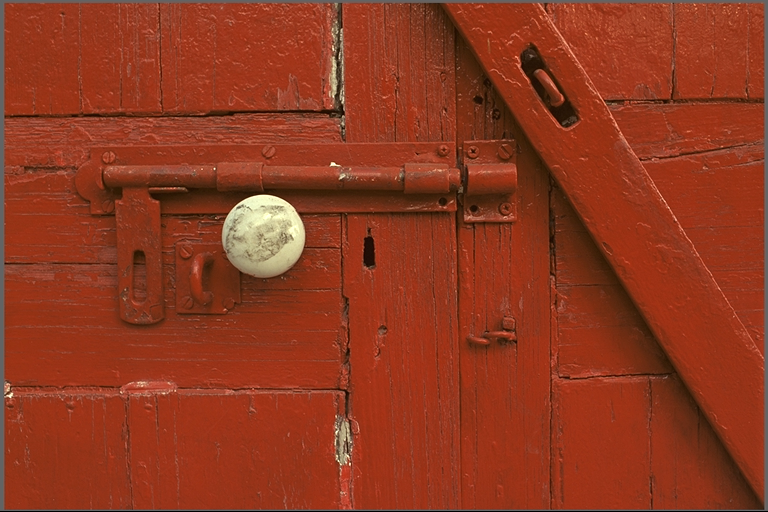
#> input picture kodak-dataset/kodim02.png, 768 x 512 px, found by its file name
$ python split_channels_dwt.py
#> lines starting #> are read from the running program, lines starting #| are printed output that depends on the picture; long printed decimals are rounded
# pip install pywavelets pillow
import numpy as np
import pywt
from PIL import Image

# ---------------------------
# CONFIG: hard-code number of levels
IMAGEID = "kodim02"
LEVELS = 1        # change this to 1,2,3...
WAVELET = "db4"   # change to 'db1','db4','sym4', etc.
# ---------------------------

def ycbcr_to_rgb_channel(y_val, cb_val, cr_val):
    """Convert YCbCr single channel visualization to RGB for color display"""
    # Determine dimensions from the array parameter
    if isinstance(y_val, np.ndarray):
        height, width = y_val.shape
    elif isinstance(cb_val, np.ndarray):
        height, width = cb_val.shape
    elif isinstance(cr_val, np.ndarray):
        height, width = cr_val.shape
    else:
        height, width = 256, 256

    if isinstance(y_val, (int, float)):
        Y = np.full((height, width), y_val, dtype=np.uint8)
    else:
        Y = y_val.astype(np.uint8)

    if isinstance(cb_val, (int, float)):
        Cb = np.full((height, width), cb_val, dtype=np.uint8)
    else:
        Cb = cb_val.astype(np.uint8)

    if isinstance(cr_val, (int, float)):
        Cr = np.full((height, width), cr_val, dtype=np.uint8)
    else:
        Cr = cr_val.astype(np.uint8)

    # Merge and convert to RGB
    ycbcr_img = Image.merge("YCbCr", [Image.fromarray(Y), Image.fromarray(Cb), Image.fromarray(Cr)])
    rgb_img = ycbcr_img.convert("RGB")
    return rgb_img

def save_dwt_channel(channel_data, channel_name, imageid, levels, wavelet):
    """Process and save DWT for a single channel"""
    # Multi-level 2D DWT
    coeffs = pywt.wavedec2(channel_data, wavelet=wavelet, level=levels)

    # Print coefficient information
    print(f"\n{channel_name} Channel DWT Coefficients:")
    print(f"  LL (approx):")
    print(f"    Shape: {coeffs[0].shape}")
    print(f"    Min: {coeffs[0].min():.4f}, Max: {coeffs[0].max():.4f}, Mean: {coeffs[0].mean():.4f}, Std: {coeffs[0].std():.4f}")
    print(f"    Sample values (top-left 3x3):\n{coeffs[0][:3, :3]}")

    for level_idx in range(1, len(coeffs)):
        cH, cV, cD = coeffs[level_idx]
        print(f"  Level {level_idx}:")
        print(f"    cH: shape={cH.shape}, min={cH.min():.4f}, max={cH.max():.4f}, mean={cH.mean():.4f}, std={cH.std():.4f}")
        print(f"        Sample (top-left 3x3):\n{cH[:3, :3]}")
        print(f"    cV: shape={cV.shape}, min={cV.min():.4f}, max={cV.max():.4f}, mean={cV.mean():.4f}, std={cV.std():.4f}")
        print(f"        Sample (top-left 3x3):\n{cV[:3, :3]}")
        print(f"    cD: shape={cD.shape}, min={cD.min():.4f}, max={cD.max():.4f}, mean={cD.mean():.4f}, std={cD.std():.4f}")
        print(f"        Sample (top-left 3x3):\n{cD[:3, :3]}")

    # Convert coefficients to a single array
    arr, slices = pywt.coeffs_to_array(coeffs)

    # Normalize for saving as image
    arr_norm = (arr - arr.min()) / (arr.max() - arr.min()) * 255.0
    arr_norm = arr_norm.astype(np.uint8)

    # Save the DWT result
    output_file = f"{imageid}_dwt_{channel_name}_levels{levels}_{wavelet}.png"

    if channel_name == "Y":
        # Y channel: save as grayscale
        out_img = Image.fromarray(arr_norm)
    elif channel_name == "U":
        # U channel: visualize with constant Y=128, varying Cb, constant Cr=128
        out_img = ycbcr_to_rgb_channel(128, arr_norm, 128)
    elif channel_name == "V":
        # V channel: visualize with constant Y=128, constant Cb=128, varying Cr
        out_img = ycbcr_to_rgb_channel(128, 128, arr_norm)

    out_img.save(output_file)
    print(f"Saved {channel_name} channel DWT to {output_file}")

    return arr_norm

# Load image and convert to YCbCr
img_rgb = Image.open(f"kodak-dataset/{IMAGEID}.png")
#> img_rgb is the input picture: PIL image 768x512 RGB; mean R, G, B 142.9, 56.4, 31.2
img_ycbcr = img_rgb.convert("YCbCr")
#> img_ycbcr: PIL image 768x512 YCbCr; mean of channels 0, 1, 2 78.8, 100.3, 172.8
y_channel, u_channel, v_channel = img_ycbcr.split()
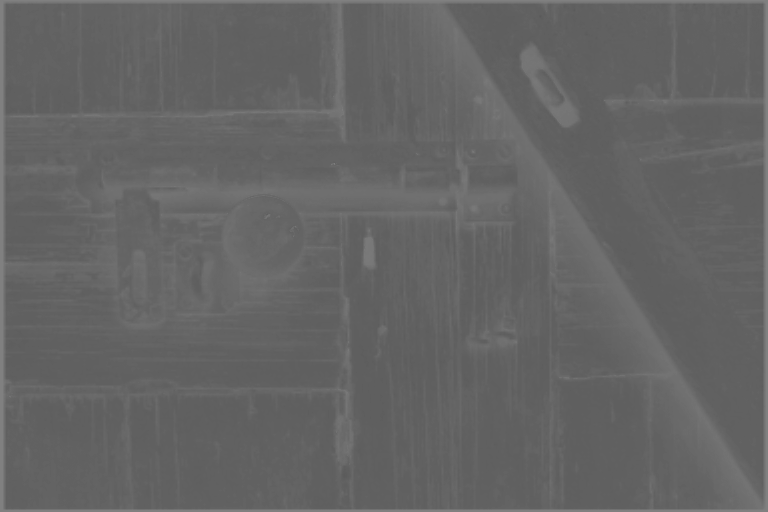
#> u_channel: PIL image 768x512 L; min 89, max 128, mean 100.3
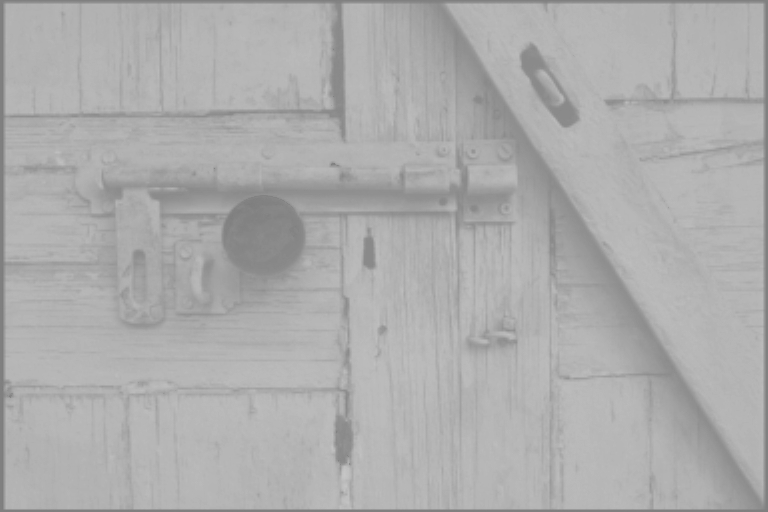
#> v_channel: PIL image 768x512 L; min 126, max 198, mean 172.8

# Save original channels
y_channel.save(f"{IMAGEID}_original_Y.png")
# Save U and V with color visualization
u_colored = ycbcr_to_rgb_channel(128, np.asarray(u_channel), 128)
v_colored = ycbcr_to_rgb_channel(128, 128, np.asarray(v_channel))
#> call 2 of ycbcr_to_rgb_channel, with y_val = 128, cb_val = 128
#> in ycbcr_to_rgb_channel (call 2), `rgb_img = ycbcr_img.convert("RGB")`:
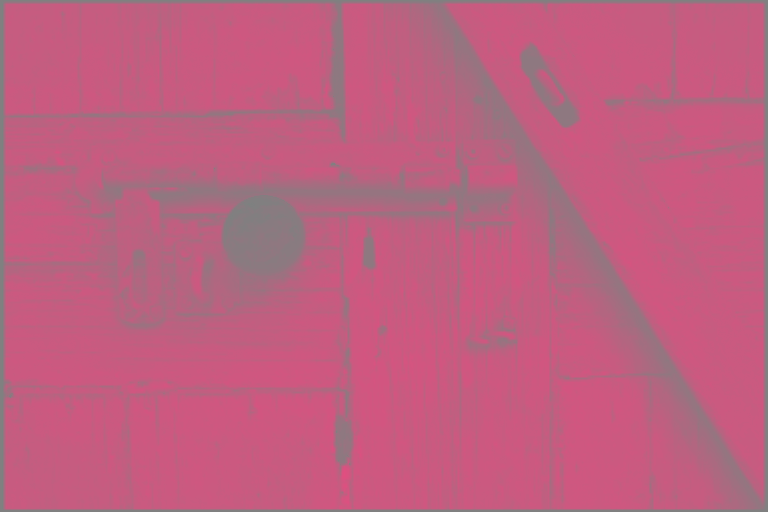
#> rgb_img: PIL image 768x512 RGB; mean R, G, B 190.4, 95.6, 128
u_colored.save(f"{IMAGEID}_original_U.png")
v_colored.save(f"{IMAGEID}_original_V.png")
print(f"Saved original Y, U, V channels")

# Convert to numpy arrays
Y = np.asarray(y_channel, dtype=np.float32)
U = np.asarray(u_channel, dtype=np.float32)
V = np.asarray(v_channel, dtype=np.float32)

# Process each channel
print(f"\nProcessing DWT with {LEVELS} level(s) using {WAVELET} wavelet:")
y_dwt = save_dwt_channel(Y, "Y", IMAGEID, LEVELS, WAVELET)
#> in save_dwt_channel, `coeffs = pywt.wavedec2(channel_data, wavelet=wavelet, level=levels)`: coeffs = 2 items
#|     Shape: (259, 387)
#|     Min: -1.7183, Max: 539.4944, Mean: 158.0019, Std: 40.0856
#|     Sample values (top-left 3x3):
#| [[176.718 197.039 195.804]
#|  [192.639 196.1449  195.971]
#|  [195.580 196.035 195.996]]
#> the loop in save_dwt_channel, `for level_idx in range(1, len(coeffs)):` made 1 pass
#> (printed output is left out)
#> in save_dwt_channel, `arr, slices = pywt.coeffs_to_array(coeffs)`:
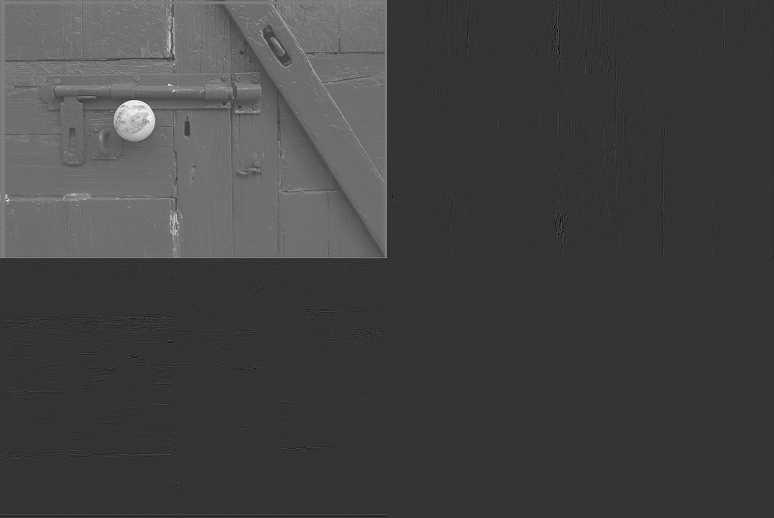
#> arr: shape (518, 774) float32; min -137.6, max 539.5, mean 39.5; drawn with min black and max white
u_dwt = save_dwt_channel(U, "U", IMAGEID, LEVELS, WAVELET)
#|     Shape: (259, 387)
#|     Min: 182.8262, Max: 259.2855, Mean: 201.3871, Std: 12.6967
#|     Sample values (top-left 3x3):
#| [[227.134 253.7501  255.293]
#|  [244.112   254.9746  255.6974 ]
#|  [255.699 255.961 255.992]]
#> the loop in save_dwt_channel (call 2), `for level_idx in range(1, len(coeffs)):` made 1 pass
#> (printed output is left out)
v_dwt = save_dwt_channel(V, "V", IMAGEID, LEVELS, WAVELET)
#> call 3 of save_dwt_channel, with channel_name = 'V', imageid = 'kodim02', levels = 1, wavelet = 'db4'
#|     Shape: (259, 387)
#|     Min: 248.8626, Max: 392.9439, Mean: 344.4874, Std: 26.3760
#|     Sample values (top-left 3x3):
#| [[305.7373  258.486 257.580]
#|  [274.2274  257.499   256.455]
#|  [256.688 255.973 256.026]]
#> the loop in save_dwt_channel (call 3), `for level_idx in range(1, len(coeffs)):` made 1 pass
#> (printed output is left out)
#> pass 1, in save_dwt_channel (call 3), `cH, cV, cD = coeffs[level_idx]`:
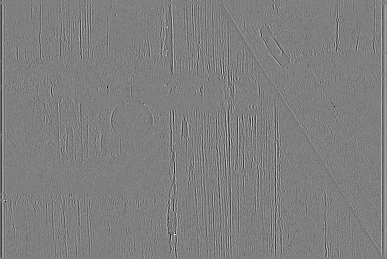
#> cV: shape (259, 387) float32; min -12.31, max 12.15, mean -0.0804; drawn with min black and max white
#> in save_dwt_channel (call 3), `arr, slices = pywt.coeffs_to_array(coeffs)`:
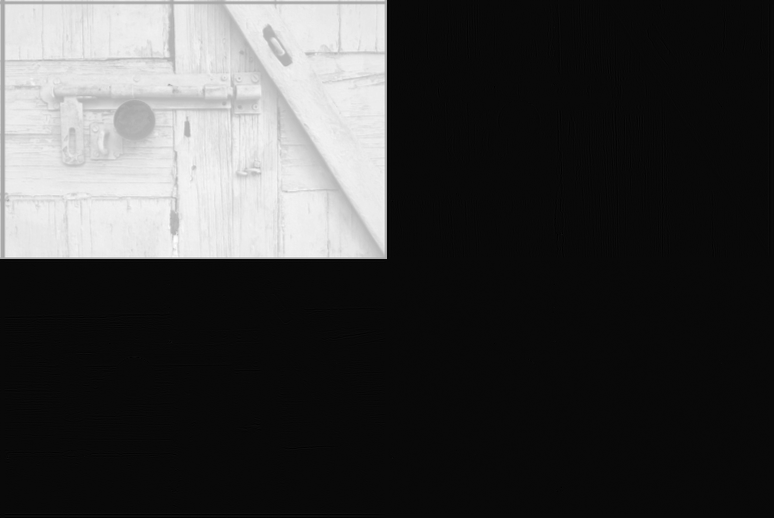
#> arr: shape (518, 774) float32; min -14.79, max 392.9, mean 86; drawn with min black and max white
#> call 4 of ycbcr_to_rgb_channel, with y_val = 128, cb_val = 128
#> in ycbcr_to_rgb_channel (call 4), `rgb_img = ycbcr_img.convert("RGB")`:
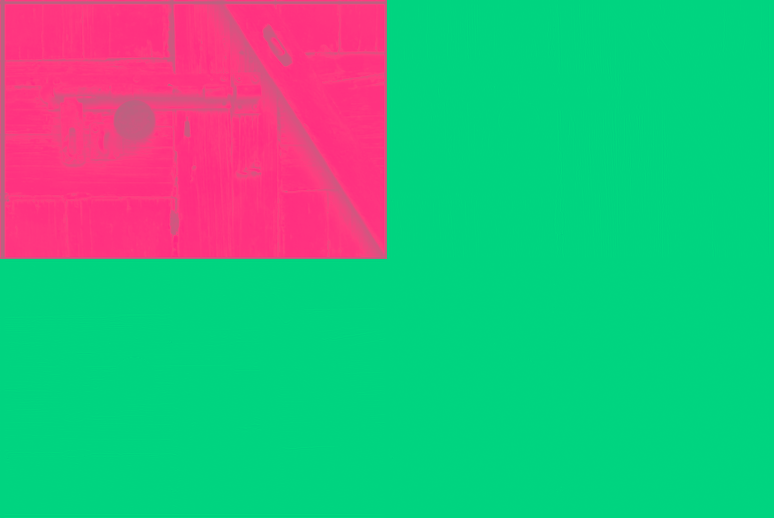
#> rgb_img: PIL image 774x518 RGB; mean R, G, B 62.1, 174, 128

print(f"\nAll channels processed successfully!")

$ run again, with kodak-dataset/kodim04.png copied over kodak-dataset/kodim02.png
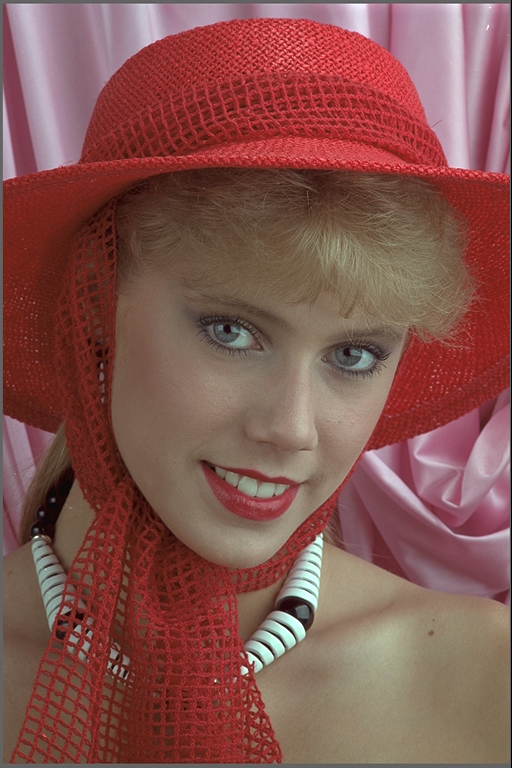
#> input picture kodak-dataset/kodim04.png, 512 x 768 px, found by its file name
#> img_rgb is the input picture: PIL image 512x768 RGB; mean R, G, B 131.9, 84.1, 78.4
#> img_ycbcr: PIL image 512x768 YCbCr; mean of channels 0, 1, 2 97.2, 116.6, 151.9
#> ycbcr_img: PIL image 512x768 YCbCr; mean of channels 0, 1, 2 128, 116.6, 128
#> ycbcr_img: PIL image 512x768 YCbCr; mean of channels 0, 1, 2 128, 128, 151.9
#> coeffs = 2 items
#|     Shape: (387, 259)
#|     Min: -8.3439, Max: 535.4290, Mean: 194.4069, Std: 75.2722
#|     Sample values (top-left 3x3):
#| [[165.210 188.641 195.0924 ]
#|  [197.352 196.039 196.095]
#|  [194.396 195.640 195.944]]
#> the loop in save_dwt_channel, `for level_idx in range(1, len(coeffs)):` made 1 pass
#> (printed output is left out)
#> in save_dwt_channel, `arr, slices = pywt.coeffs_to_array(coeffs)`:
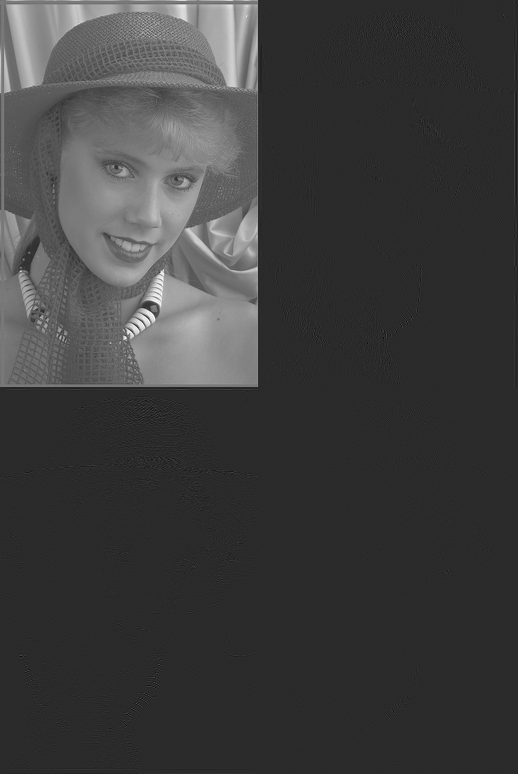
#> arr: shape (774, 518) float32; min -108.3, max 535.4, mean 48.6; drawn with min black and max white
#|     Shape: (387, 259)
#|     Min: 208.9486, Max: 272.5428, Mean: 233.6045, Std: 14.2554
#|     Sample values (top-left 3x3):
#| [[253.921 255.066 256.062]
#|  [254.704 255.623 255.979]
#|  [256.182 256.012 256.012]]
#> the loop in save_dwt_channel (call 2), `for level_idx in range(1, len(coeffs)):` made 1 pass
#> (printed output is left out)
#> ycbcr_img: PIL image 518x774 YCbCr; mean of channels 0, 1, 2 128, 60, 128
#> rgb_img: PIL image 518x774 RGB
#|     Shape: (387, 259)
#|     Min: 195.6219, Max: 410.8020, Mean: 303.1466, Std: 35.1644
#|     Sample values (top-left 3x3):
#| [[289.759 268.845 256.539]
#|  [264.5415  258.7332  255.967]
#|  [255.504 255.908 256.0403 ]]
#> ycbcr_img: PIL image 518x774 YCbCr; mean of channels 0, 1, 2 128, 128, 54.1
#> in ycbcr_to_rgb_channel (call 4), `rgb_img = ycbcr_img.convert("RGB")`:
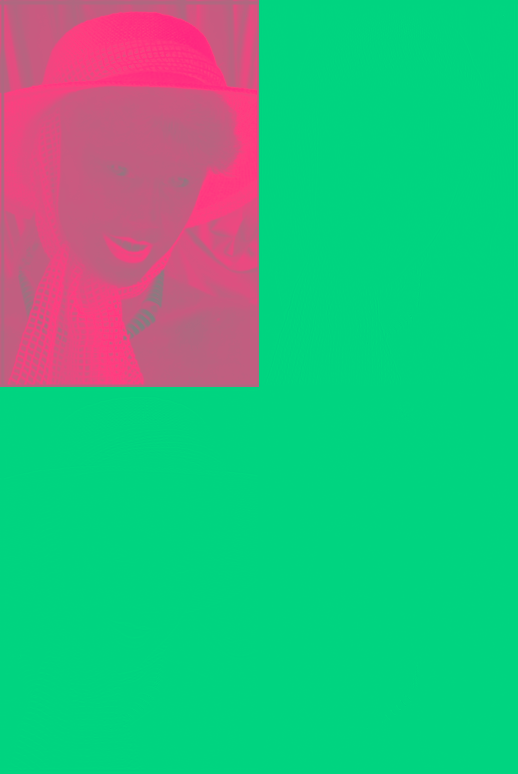
#> rgb_img: PIL image 518x774 RGB; mean R, G, B 53.1, 180, 128

$ run again, with kodak-dataset/kodim05.png copied over kodak-dataset/kodim02.png
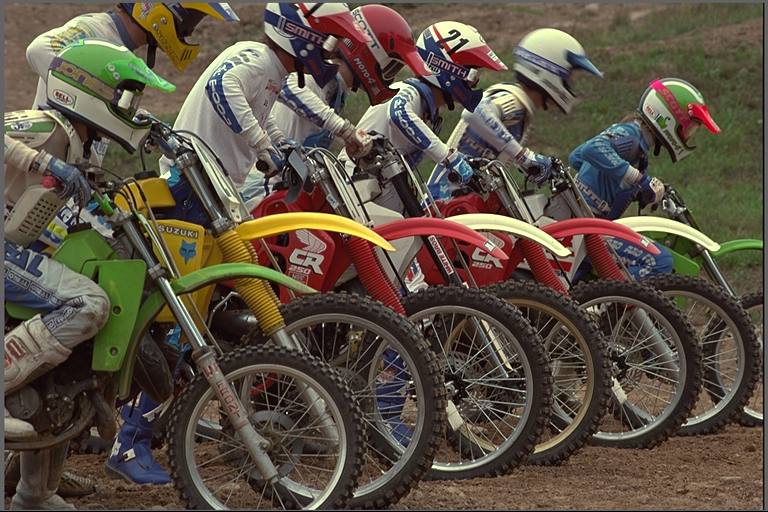
#> input picture kodak-dataset/kodim05.png, 768 x 512 px, found by its file name
#> img_rgb is the input picture: PIL image 768x512 RGB; mean R, G, B 91.5, 81, 67.5
#> img_ycbcr: PIL image 768x512 YCbCr; mean of channels 0, 1, 2 82.1, 119.1, 133.9
#> ycbcr_img: PIL image 768x512 YCbCr; mean of channels 0, 1, 2 128, 119.1, 128
#> ycbcr_img: PIL image 768x512 YCbCr; mean of channels 0, 1, 2 128, 128, 133.9
#> coeffs = 2 items
#|     Shape: (259, 387)
#|     Min: -38.5722, Max: 564.7478, Mean: 164.5245, Std: 93.6489
#|     Sample values (top-left 3x3):
#| [[194.592 196.      196.023]
#|  [195.4681  196.      196.010]
#|  [195.9799  196.      195.9989 ]]
#> the loop in save_dwt_channel, `for level_idx in range(1, len(coeffs)):` made 1 pass
#> (printed output is left out)
#> in save_dwt_channel, `arr, slices = pywt.coeffs_to_array(coeffs)`:
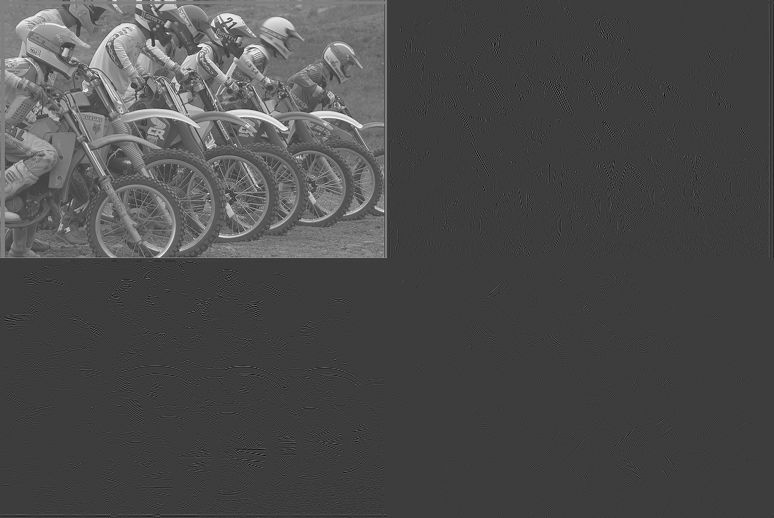
#> arr: shape (518, 774) float32; min -178.4, max 564.7, mean 41.1; drawn with min black and max white
#|     Shape: (259, 387)
#|     Min: 76.4627, Max: 310.8744, Mean: 238.3374, Std: 21.7667
#|     Sample values (top-left 3x3):
#| [[246.365 255.099 255.7663 ]
#|  [253.1075  255.9034  255.965]
#|  [255.9999  255.972 256.003]]
#> the loop in save_dwt_channel (call 2), `for level_idx in range(1, len(coeffs)):` made 1 pass
#> (printed output is left out)
#> ycbcr_img: PIL image 774x518 YCbCr; mean of channels 0, 1, 2 128, 66.1, 128
#> rgb_img: PIL image 774x518 RGB
#|     Shape: (259, 387)
#|     Min: 171.1185, Max: 457.2450, Mean: 267.6251, Std: 22.1287
#|     Sample values (top-left 3x3):
#| [[264.162 256.415 256.173  ]
#|  [257.069 256.000 255.994]
#|  [256.159 256.010 256.009]]
#> ycbcr_img: PIL image 774x518 YCbCr; mean of channels 0, 1, 2 128, 128, 44.5
#> in ycbcr_to_rgb_channel (call 4), `rgb_img = ycbcr_img.convert("RGB")`:
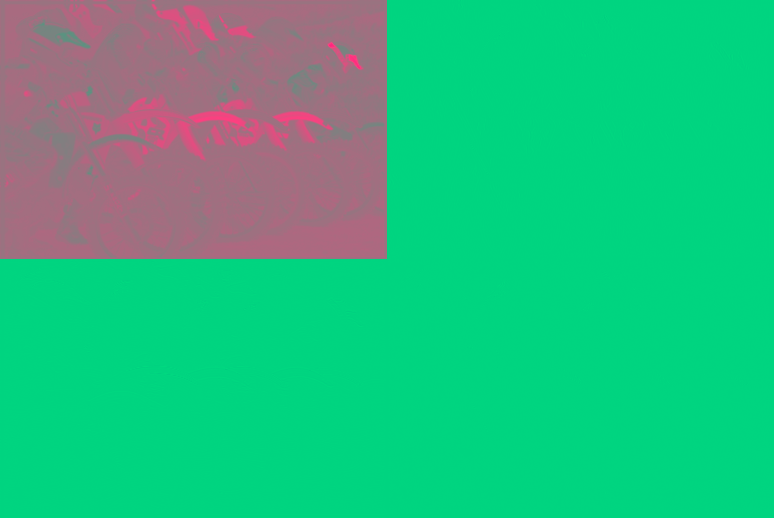
#> rgb_img: PIL image 774x518 RGB; mean R, G, B 40.5, 186.9, 128
